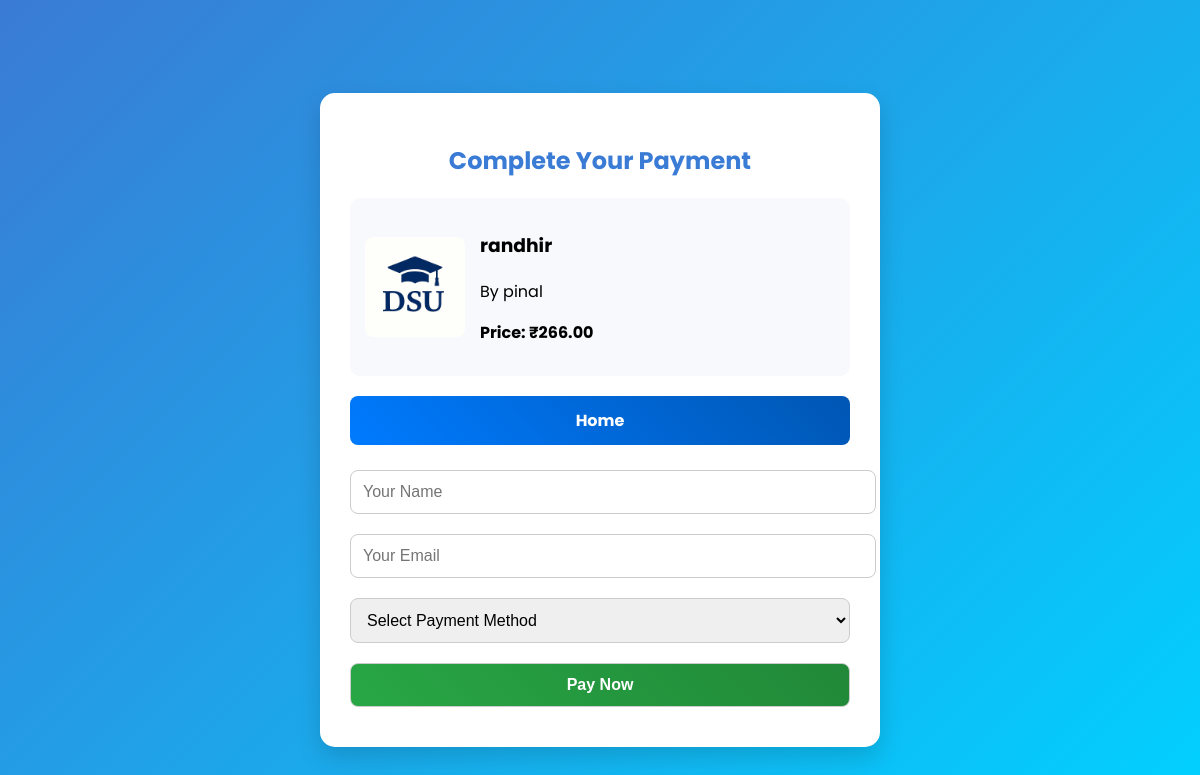
Screenshot of /payment.php?buy_id=2 with the database file from the repository.
### tables this page shows
CREATE TABLE `books_for_sale` (
  `id` int(11) NOT NULL,
  `title` varchar(255) NOT NULL,
  `author` varchar(255) NOT NULL,
  `condition_status` varchar(50) NOT NULL,
  `price` decimal(10,2) NOT NULL,
  `image` varchar(255) DEFAULT NULL,
  `created_at` timestamp NOT NULL DEFAULT current_timestamp()
);

### payment.php (the view, shortened to what this page needs)
<?php
$host = "localhost";
$user = "root";
$pass = "";
$dbname = "ebookhub";
$conn = new mysqli($host, $user, $pass, $dbname);
$book = null;
if (isset($_GET['buy_id'])) {
    $id = intval($_GET['buy_id']);
    $result = $conn->query("SELECT * FROM books_for_sale WHERE id = $id");
    if ($result && $result->num_rows > 0) {
        $book = $result->fetch_assoc();
    }
}
?>
<!DOCTYPE html>
<html lang="en">
<head>
</head>
<body>
<div class="payment-box">
    <h2>Complete Your Payment</h2>
    <?php if ($book): ?>
        <div class="book-details">
            <div class="book-info">
                <img src="uploads/<?= htmlspecialchars($book['image']) ?>" alt="Book">
                <div>
                    <h3><?= htmlspecialchars($book['title']) ?></h3>
                    <p>By <?= htmlspecialchars($book['author']) ?></p>
                    <p><strong>Price: ₹<?= number_format($book['price'], 2) ?></strong></p>
                </div>
            </div>
        </div>
        <a href="home.php" class="home-button">Home</a>
        <form method="POST">
            <input type="text" name="buyer_name" placeholder="Your Name" required>
            <input type="email" name="buyer_email" placeholder="Your Email" required>
            <select name="payment_method" required>
                <option value="">Select Payment Method</option>
            </select>
            <button type="submit" name="confirm_payment">Pay Now</button>
        </form>
    <?php else: ?>
        <p style="text-align:center; color:red;">❌ Invalid Book ID.</p>
        <a href="home.php" class="home-button">Home</a>
    <?php endif; ?>
</div>
</body>
</html>

### payment.php (style rules this page uses)
body { font-family: 'Poppins', sans-serif; background: linear-gradient(135deg, #3a7bd5, #00d2ff); min-height: 100vh; margin: 0; display: flex; justify-content: center; align-items: center; padding: 20px; }
.payment-box { background: #fff; padding: 30px; border-radius: 15px; width: 100%; max-width: 500px; box-shadow: 0 10px 25px rgba(0,0,0,0.15); }
.payment-box h2 { text-align: center; margin-bottom: 20px; color: #3a7bd5; }
.book-details { background: #f7f9fc; padding: 15px; border-radius: 10px; margin-bottom: 20px; }
.book-details img { max-width: 100px; border-radius: 8px; margin-right: 15px; }
.book-info { display: flex; align-items: center; }
.book-info div { flex: 1; }
input, select, button { width: 100%; padding: 12px; margin: 10px 0; border-radius: 8px; border: 1px solid #ccc; font-size: 1rem; }
button { background: linear-gradient(45deg, #28a745, #218838); color: white; font-weight: bold; cursor: pointer; transition: 0.3s; }
.home-button { display: block; text-align: center; text-decoration: none; margin-bottom: 15px; padding: 12px; background: linear-gradient(45deg, #007bff, #0056b3); color: white; border-radius: 8px; font-weight: bold; transition: 0.3s; }

### rows the page displays
books_for_sale: image (picture), title "randhir", author "pinal", price "266.00"
